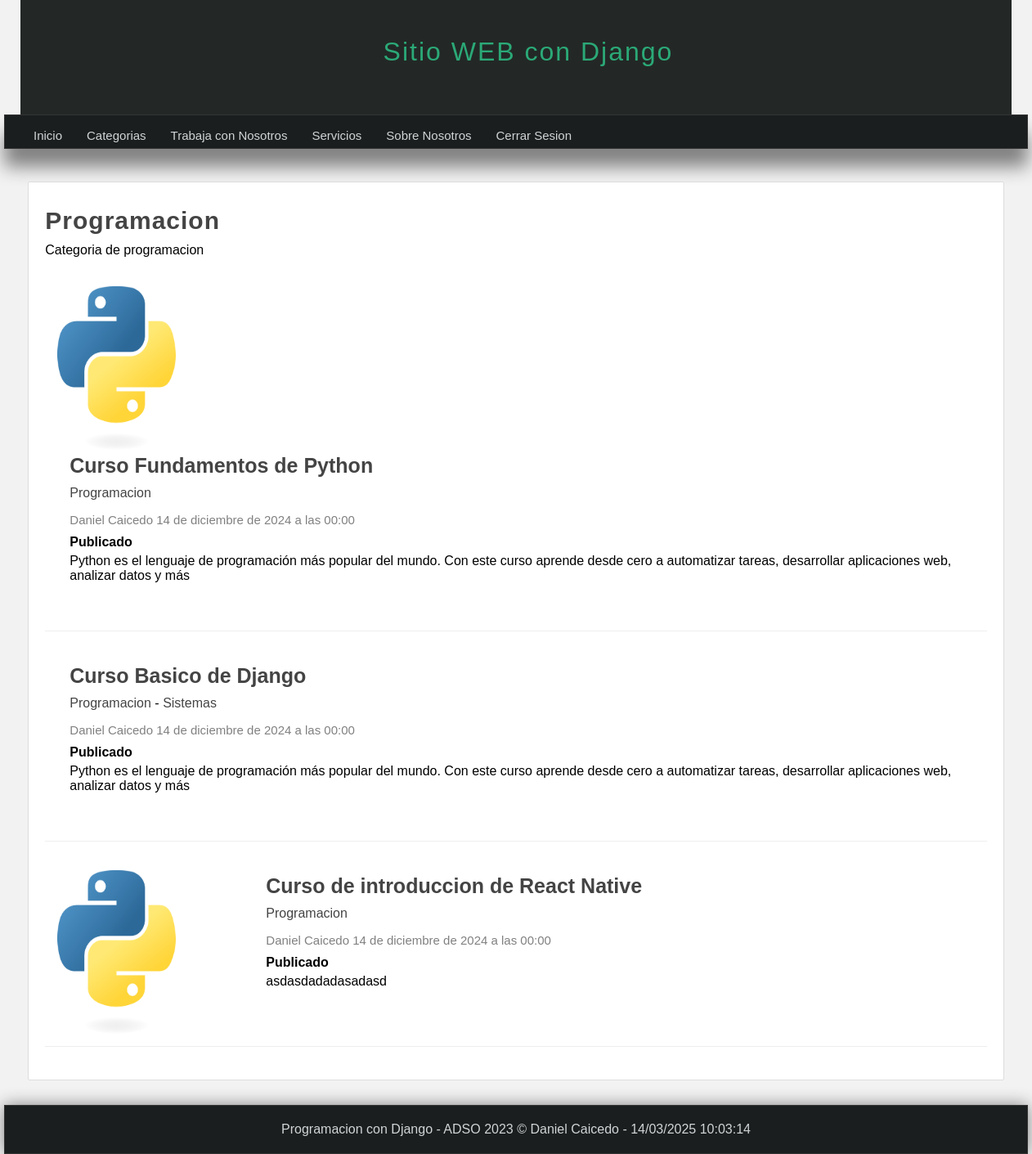
The app's page /categoria/2 (signed in) with its own data.
### Pages/models.py (models this page shows, shortened)
class Page(models.Model):
    title= models.CharField(max_length=50, verbose_name="Titulo")
    content= RichTextField(verbose_name="Contenido")
    slug= models.CharField(unique=True, max_length=150, verbose_name="URL Amigable") #url que va a tener la pagina
    visible = models.BooleanField(verbose_name="¿Visible?")
    order = models.IntegerField(default=0, verbose_name="Orden")
    created_at= models.DateTimeField(auto_now_add=True, verbose_name="Creacion:")
    updated_at= models.DateTimeField(auto_now_add=True, verbose_name="Actualizacion: ")
    class Meta:
        verbose_name= "Pagina"
        verbose_name_plural= "Paginas"

### blog/models.py (models this page shows, shortened)
class Category(models.Model):
    name= models.CharField(max_length=100, verbose_name='Nombre')
    description = models.CharField(max_length=255, verbose_name='Descripcion')
    created_at= models.DateField(auto_now_add=True, verbose_name='Creado el: ')
    class Meta:
        verbose_name= 'Categoria'
        verbose_name_plural= 'Categorias'

class Article(models.Model):
    title= models.CharField(max_length=150, verbose_name='Titulo')
    content = RichTextField(verbose_name='Contenido')
    image= models.ImageField(default='null', verbose_name='Imagen', upload_to='articles/')
    public = models.BooleanField(verbose_name='¿Publicado?')
    user= models.ForeignKey(User,editable=False, verbose_name='Usuario', on_delete=models.CASCADE)
    categories= models.ManyToManyField(Category, verbose_name='Categorias',  blank=True, related_name='articles')
    created_at= models.DateTimeField(auto_now_add=True, verbose_name='Creado el: ')
    update_at= models.DateTimeField(auto_now=True, verbose_name='Editado el: ')
    class Meta:
        verbose_name= 'Articulo'
        verbose_name_plural= 'Articulos'
        ordering=['-created_at']

### blog/views.py (the view)
# urls.py: path('categoria/<int:category_id>', views.category, name='category'),
@login_required(login_url='login')
def category(request, category_id):
    category = get_object_or_404(Category , id= category_id)
    articles= Article.objects.filter(categories= category_id)
    return render(request, 'categories/category.html', {
        'category': category ,
        'articles': articles
    } )

### Pages/context_processors.py (called while the page is built)
def get_pages(request):
    pages= Page.objects.filter(visible= True).order_by('order').values_list('id', 'title', 'slug')
    return{
        'pages': pages
    }

### blog/processor.py (called while the page is built)
def get_categories(request):
    categories_in_use = Article.objects.filter(public= True).values_list('categories', flat=True)
    categories= Category.objects.filter(id__in= categories_in_use).values_list('id', 'name')
    return{
        'categories': categories,
        'ids': categories_in_use
    }

### blog/templates/categories/category.html (shortened to what this page needs)
{%  extends "layouts/layout.html"  %}
{% block content %}
    <h1 class="title">{{category.name}} </h1>
    <p> {{category.description}}  </p>
    {% include "articles/articles.html" %}
{% endblock %}

### mainapp/templates/layouts/layout.html (shortened to what this page needs)
{% load static %}
<!DOCTYPE html>
<html lang="en">
<head>
    <link rel="stylesheet" type="text/css" href="{% static 'css/styles.css' %}">
</head>
<body>
    <header>
        <div id="logotipo">
            <h1>Sitio WEB con Django</h1>
        </div>
    </header>
    <nav>
        <ul>
            <li>
                <a href='{% url "inicio"%}' >Inicio </a>
            </li>
            {% if user.email %}
                <li>
                    <a href='{% url "list_articles"%}' >Categorias </a>
                </li>
                {% for page in pages  %}
                <li>
                    <a href=' {% url 'page' page.2 %} ' > {{page.1}} </a>
                </li>
                {% endfor %}
                <li>
                    <a href='{% url "logout" %}' >Cerrar Sesion</a>
                </li>
            {% endif %}
        </ul>
    </nav>
    <div id="content">
        <div class="box">
            {% block content%}{% endblock %}
        </div>
    </div>
    <footer>
        Programacion con Django - ADSO 2023 &copy; Daniel Caicedo - {% now "d/m/Y h:m:s"%}
    </footer>
</body>
</html>

### blog/templates/articles/articles.html (shortened to what this page needs)
{% for article in articles %}
    <article class="article-item">
        {% if article.image != 'null' and article.image.url|length >= 1 %}
        <div class="image">
            <img src="{{article.image.url}}" >
        </div>
        {% endif %}
        <div class="data">
            <h2>
                <a href="{% url 'article' article.id %}">
                    {{article.title}}
                </a>
            </h2>
            <p>
                {%for category in article.categories.all %}
                   <a href={% url "category" category.id  %}>{{category.name}}</a>
                   {%if forloop.counter < article.categories.all|length%}
                        {{"-"}}
                   {%endif%}
                {%endfor%}
            </P>
            <span class="date">
                {{article.user.first_name}}
                {{article.user.last_name}}
                {{article.created_at}}
            </span>
            {% if article.public %}
                <strong>Publicado</strong>
            {% else %}
                <strong>Privado</strong>
            {% endif %}
            <p>
                {{article.content|safe}}
                <br>
            </p>
        </div>
    </article>
    {% endfor %}

### mainapp/static/css/styles.css (style rules this page uses)
* { margin: 0px; padding: 0px; font-family: Arial, Helvetica, sans-serif; text-decoration: none; }
p, h2 , h3, ul { margin-top: 5px; margin-bottom: 5px; }
ul, ol { margin-left: 20px; margin-bottom: 10px; }
body { background-color: #f2f2f2; }
header { width: 1212px; height: 140px; background-color: #232826; margin: 0px auto; }
#logotipo { width: 40%; height: 130px; margin: 0px auto; padding-top: 10px; }
#logotipo h1 { display: block; float: left; margin-top: 35px; margin-left: 20px; letter-spacing: 2px; font-weight: lighter; color: #2ba977; }
nav { width: 1250px; height: 40px; background-color: #1b1e1f; border: 1px solid #333333; margin: 0 auto; box-shadow: 0px 22px 22px gray; font-size: 15px; }
nav > ul { list-style: none; text-decoration: 40px; }
nav > ul > li { line-height: 40px; float: left; }
nav > ul > li > a { display: block; padding-left: 15px; padding-right: 15px; color: #d1d4d6; }
#content { width: 1212px; min-height: 930px; margin: 0 auto; margin-bottom: 30px; margin-top: 40px }
.box { background: white; min-height: 930px; width: 95%; padding: 20px; border: 1px solid #ddd; border-radius: 2px; margin: 0 auto; }
.box .image { width: 45%; float: left; margin-right: 40px; }
.box .image img { width: 80%; }
.box a { transition: all 300ms; color: #444; }
.article-item { margin-bottom: 20px; margin-top: 20px; padding: 15px; border-bottom: 1px solid #eee; clear: both; }
.article-item .image { width: 200px; height: 200px; float: left; overflow: hidden; }
.article-item .image img { height: 200px; }
.article-item .data { float: left; padding: 15px; padding-top: 0px; }
.article-item h2 { display: block; font-size: 25px; color: #333333; margin-bottom: 10px; }
.article-item span.date { display: block; font-size: 15px; color: gray; margin-bottom: 10px; }
.title { color: #444; letter-spacing: 1px; font-size: 30px; margin-bottom: 10px; margin-top: 5px; }
.date { display: block; margin-top: 15px; margin-bottom: 15px; color: gray; }
footer { width: 1250px; background-color: #1b1e1f; border: 1px solid #333333; color: #d1d4d6; text-align: center; padding-top: 20px; margin: 0 auto; padding-bottom: 20px; box-shadow: 0px 0px 20px gray; }

### records on screen
Page: title "Trabaja con Nosotros"
Page: title "Servicios"
Page: title "Sobre Nosotros"
Category: name "Programacion", description "Categoria de programacion", value "-"
Article: image (picture), title "Curso Fundamentos de Python", user.first_name "Daniel", user.last_name "Caicedo", created_at "14 de diciembre de 2024 a las 00:00", public "Publicado", content "Python es el lenguaje de programación más popular del mundo. Con este curso aprende desde cero a automatizar tareas, desarrollar aplicaciones web, analizar datos y más"
Article: title "Curso Basico de Django", user.first_name "Daniel", user.last_name "Caicedo", created_at "14 de diciembre de 2024 a las 00:00", public "Publicado", content "Python es el lenguaje de programación más popular del mundo. Con este curso aprende desde cero a automatizar tareas, desarrollar aplicaciones web, analizar datos y más"
Category: name "Sistemas"
Article: image (picture), title "Curso de introduccion de React Native", user.first_name "Daniel", user.last_name "Caicedo", created_at "14 de diciembre de 2024 a las 00:00", public "Publicado", content "asdasdadadasadasd"
